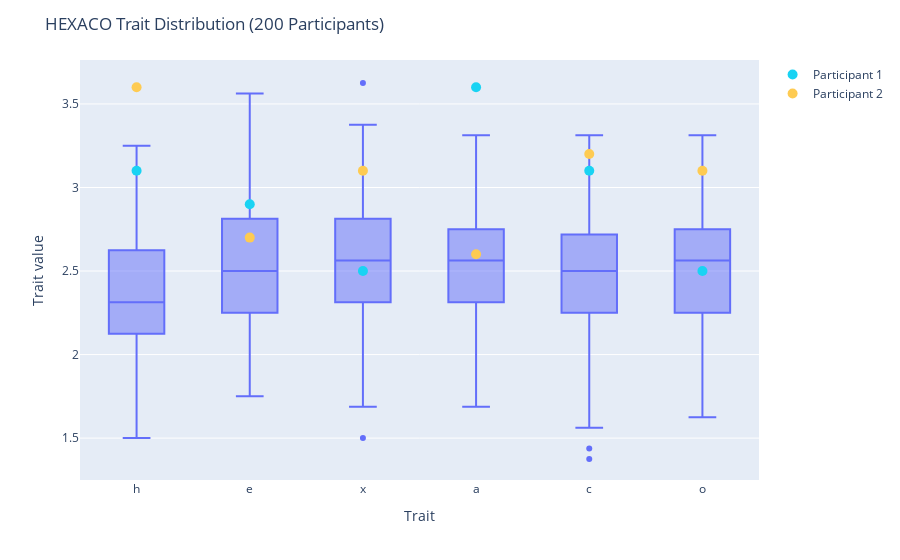

This figure's notebook cell:
### Code cell
# using df create a box plot with plotly for each HEXACO trait
fig = px.box(df, y=['h', 'e', 'x', 'a', 'c', 'o'])
fig.update_layout(
    xaxis_title='Trait',
    yaxis_title='Trait value',
    title=f'HEXACO Trait Distribution ({len(df)} Participants)'
)

# Add dots at each trait using prt_values
prt_values = [
    [ 3.1, 2.9, 2.5, 3.6, 3.1, 2.5], # participant 1
    [ 3.6, 2.7, 3.1, 2.6, 3.2, 3.1], # participant 2
]

colors_used = []
for i, my_values in enumerate(prt_values):
    color = random.choice(px.colors.qualitative.Plotly)
    while color in colors_used:
        color = random.choice(px.colors.qualitative.Plotly)

    fig.add_trace(go.Scatter(
        x=['h', 'e', 'x', 'a', 'c', 'o'],
        y=my_values,
        mode='markers',
        marker=dict(color=color, size=10),
        name=f'Participant {i+1}'
    ))

fig.show()

### Figure 1 — Plotly figure (JSON) as saved in the notebook; plotly's stock layout.template omitted (floating-point values rounded to 4 significant figures; data arrays with more than 128 entries replaced by an {"elided": "..."} marker saying what was removed)
{"data": [{"alignmentgroup": "True", "hovertemplate": "variable=%{x}<br>value=%{y}<extra></extra>", "legendgroup": "", "marker": {"color": "#636efa"}, "name": "", "notched": false, "offsetgroup": "", "orientation": "v", "showlegend": false, "type": "box", "x": {"elided": "1200 str values"}, "x0": " ", "xaxis": "x", "y": {"elided": "1200 float values"}, "y0": " ", "yaxis": "y"}, {"marker": {"color": "#19D3F3", "size": 10}, "mode": "markers", "name": "Participant 1", "type": "scatter", "x": ["h", "e", "x", "a", "c", "o"], "y": [3.1, 2.9, 2.5, 3.6, 3.1, 2.5]}, {"marker": {"color": "#FECB52", "size": 10}, "mode": "markers", "name": "Participant 2", "type": "scatter", "x": ["h", "e", "x", "a", "c", "o"], "y": [3.6, 2.7, 3.1, 2.6, 3.2, 3.1]}], "layout": {"boxmode": "group", "legend": {"tracegroupgap": 0}, "margin": {"t": 60}, "title": {"text": "HEXACO Trait Distribution (200 Participants)"}, "xaxis": {"anchor": "y", "domain": [0, 1], "title": {"text": "Trait"}}, "yaxis": {"anchor": "x", "domain": [0, 1], "title": {"text": "Trait value"}}}}
